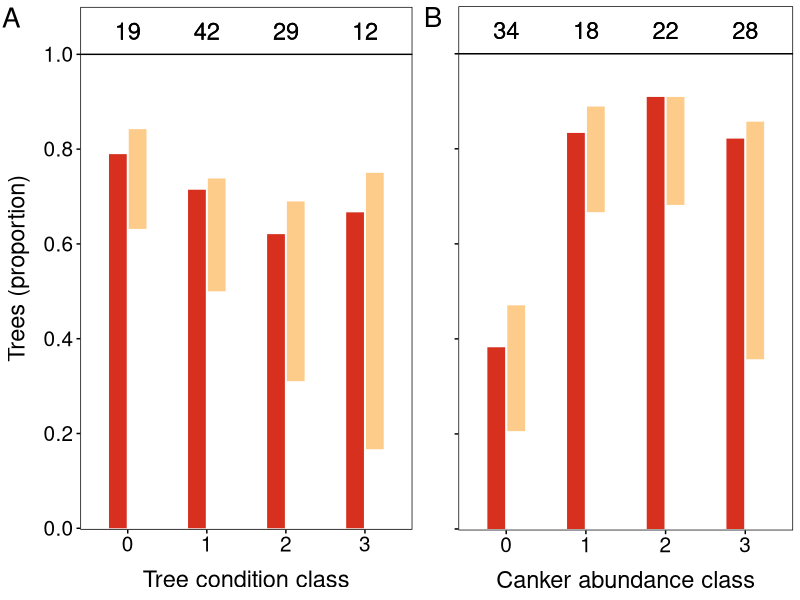
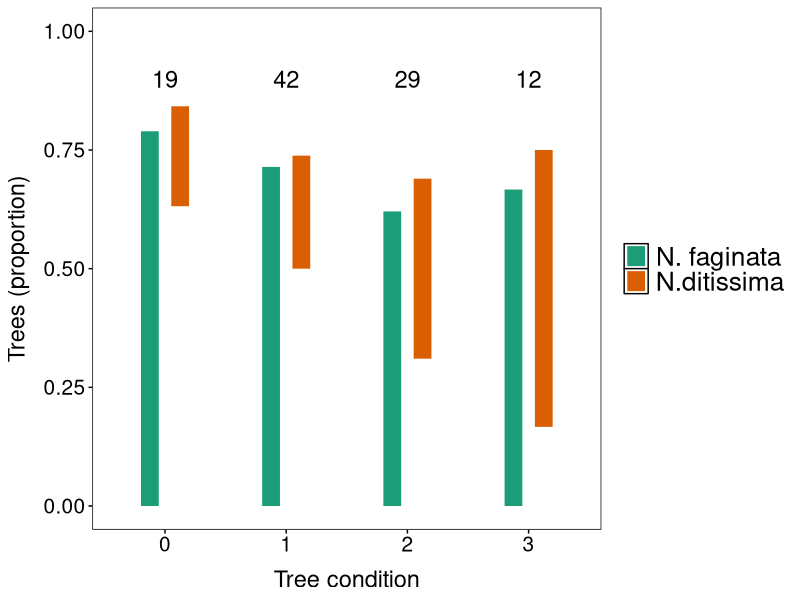
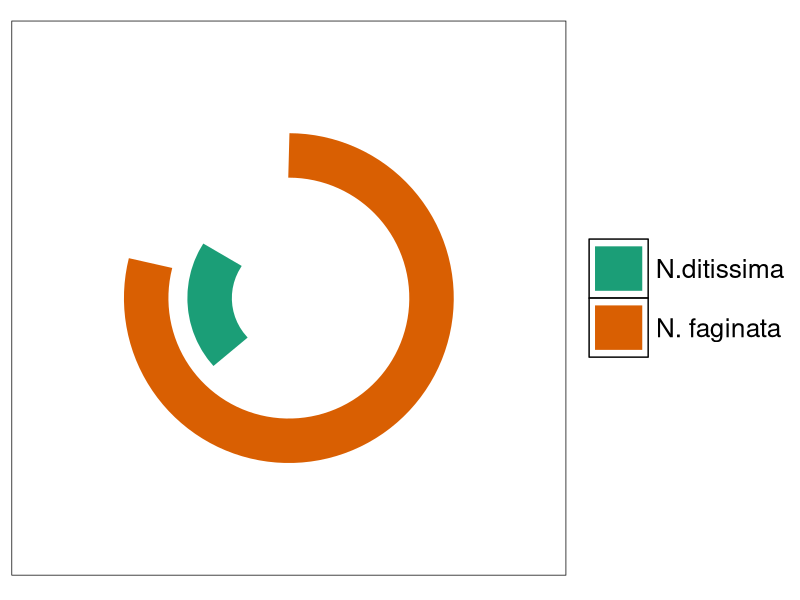

These figures' R source, in order:
library(ggplot2)
require(dplyr)
require(gridExtra)
require(RColorBrewer)
#source("~/ggplot_theme.txt")

#source("~/repo/neonectria_barcoding_012220/sum_trees/read_ASV_dat.LULU_tab.r")

#lt_1K_samps = full_metadata %>%
#filter(total_seqs < 1000) %>%
#dplyr::select("sample")

#Species matrix on Nf and Nd occurence
#Nf_v_Nd.bin.gt1K = Nf_v_Nd.bin %>%
#filter(!sample %in% lt_1K_samps$sample)

#full_metadata.sorted = left_join(
#Nf_v_Nd.bin.gt1K,
#full_metadata,
#by = "sample"
#)

#full_metadata.sorted$occurence = factor(full_metadata.sorted$occurence, levels = c("none", "Nf", "Nd", "both"))

#tree_cond_table = full_metadata.sorted %>% group_by(TreeCond, occurence) %>% summarize(n = n())
#cankers_table = full_metadata.sorted %>% group_by(RaisedCanker, occurence) %>% summarize(n = n())

#dput(tree_cond_table)
#dput(cankers_table)

#############
#GGPLOT THEME
my_gg_theme = theme(panel.background = element_rect(fill='white', colour='black'),
panel.grid.major=element_blank(),
panel.grid.minor= element_blank(),
text=element_text(family="sans"),
axis.text=element_text(size=15, color="black"),
axis.ticks = element_line(color = "black"),
plot.title = element_text(hjust=0, size=20),
axis.title = element_text(size=17),
legend.title = element_blank(),
legend.text = element_text(size = 19),
strip.text = element_text(size = 15),
axis.title.x = element_text(margin = margin(t= 10)),
axis.title.y = element_text(margin = margin(r=10))    )

cbPalette <- c("#999999", "#E69F00", "#56B4E9", "#009E73", "#F0E442", "#0072B2", "#D55E00", "#CC79A7")

cbbPalette <- c("#000000", "#E69F00", "#56B4E9", "#009E73", "#F0E442", "#0072B2", "#D55E00", "#CC79A7")

fancy_scientific <- function(l) {
    # turn in to character string in scientific notation
    l <- format(l, scientific = TRUE)
    #reformat zeros
    l <- gsub("0e\\+00","0",l)
    # quote the part before the exponent to keep all the digits
    l <- gsub("^(.*)e", "'\\1'e", l)
    # turn the 'e+' into plotmath format
    l <- gsub("e", "%*%10^", l)
    # return this as an expression
    parse(text=l)
}
###############################

#####################
#Data
tree_cond_table = structure(list(TreeCond = c(0L, 0L, 0L, 0L, 1L, 1L, 1L, 1L, 2L,
2L, 2L, 2L, 3L, 3L, 3L, 3L), occurence = structure(c(1L, 2L,
3L, 4L, 1L, 2L, 3L, 4L, 1L, 2L, 3L, 4L, 1L, 2L, 3L, 4L), .Label = c("none",
"Nf", "Nd", "both"), class = "factor"), n = c(3L, 12L, 1L, 3L,
11L, 21L, 1L, 9L, 9L, 9L, 2L, 9L, 3L, 2L, 1L, 6L)), row.names = c(NA,
-16L), class = c("grouped_df", "tbl_df", "tbl", "data.frame"), groups = structure(list(
TreeCond = 0:3, .rows = list(1:4, 5:8, 9:12, 13:16)), row.names = c(NA,
-4L), class = c("tbl_df", "tbl", "data.frame"), .drop = TRUE))

cankers_table = structure(list(RaisedCanker = c(0L, 0L, 0L, 0L, 1L, 1L, 1L, 1L,
2L, 2L, 2L, 3L, 3L, 3L, 3L), occurence = structure(c(1L, 2L,
3L, 4L, 1L, 2L, 3L, 4L, 1L, 2L, 4L, 1L, 2L, 3L, 4L), .Label = c("none",
"Nf", "Nd", "both"), class = "factor"), n = c(18L, 7L, 3L, 6L,
2L, 12L, 1L, 3L, 2L, 15L, 5L, 4L, 10L, 1L, 13L)), row.names = c(NA,
-15L), class = c("grouped_df", "tbl_df", "tbl", "data.frame"), groups = structure(list(
RaisedCanker = 0:3, .rows = list(1:4, 5:8, 9:11, 12:15)), row.names = c(NA,
-4L), class = c("tbl_df", "tbl", "data.frame"), .drop = TRUE))
#####################
tree_cond_table %>% group_by(TreeCond) %>% summarize(sum(n))
cankers_table %>% group_by(RaisedCanker) %>% summarize(sum(n))

#Data formatting

#tree cond
tree_cond_table.start_end = data.frame(
    start = vector(mode = "numeric", length = 8),
    end = vector(mode = "numeric", length = 8),
    cond = c(0,0,1,1,2,2,3,3),
    spp = rep(c("Nf", "Nd"), 4),
    stringsAsFactors = F
)

conds = unique(tree_cond_table$TreeCond)

##########
#Start for
for(i in 1:length(conds)){
    temp.tab = tree_cond_table[tree_cond_table$TreeCond == conds[i],]
    
    ###
    #There are no cases in this data where Nd is greater than Nf, but if so these lines would be necessary
    spp = vector(mode = "character", length = 2)
    if(nrow(temp.tab[temp.tab$occurence == "Nd",]) == 0){
        spp = c("Nf", "Nd")
    }else
    if(temp.tab[temp.tab$occurence == "Nf", "n"] > temp.tab[temp.tab$occurence == "Nd", "n"]){
        spp = c("Nf", "Nd")
    }else{
        spp = c("Nd", "Nf")
    }
    ###

    #Calcs for start and end of spp bars
    tree_cond_table.start_end[
        tree_cond_table.start_end$cond == conds[i] & tree_cond_table.start_end$spp == spp[1], "start"
        ] = 0
    
    tree_cond_table.start_end[
        tree_cond_table.start_end$cond == conds[i] & tree_cond_table.start_end$spp == spp[1], "end"
        ] =
        (temp.tab[temp.tab$occurence == spp[1],"n"] + temp.tab[temp.tab$occurence == "both","n"])/sum(temp.tab$n)
    
    tree_cond_table.start_end[
        tree_cond_table.start_end$cond == conds[i] & tree_cond_table.start_end$spp == spp[2], "start"
        ] =
        temp.tab[temp.tab$occurence == spp[1],"n"]/sum(temp.tab$n)
    
    tree_cond_table.start_end[
        tree_cond_table.start_end$cond == conds[i] & tree_cond_table.start_end$spp == spp[2], "end"
        ] =
        (temp.tab[temp.tab$occurence == spp[1],"n"] + temp.tab[temp.tab$occurence == "both","n"] + temp.tab[temp.tab$occurence == spp[2],"n"])/sum(temp.tab$n)
}
##########

treeCond_n = tree_cond_table %>% group_by(TreeCond) %>% summarize(n = sum(n))
colnames(treeCond_n) = c("cond", "n")
tree_cond_table.start_end = full_join(tree_cond_table.start_end, treeCond_n, by = "cond")

tree_cond_table.start_end$spp = factor(tree_cond_table.start_end$spp, levels = c("Nf", "Nd"))


#tree cond
canker_table.start_end = data.frame(
start = vector(mode = "numeric", length = 8),
end = vector(mode = "numeric", length = 8),
cond = c(0,0,1,1,2,2,3,3),
spp = rep(c("Nf", "Nd"), 4),
stringsAsFactors = F
)

conds = unique(cankers_table$RaisedCanker)

##########
#Start for
for(i in 1:length(conds)){
    temp.tab = cankers_table[cankers_table$RaisedCanker == conds[i],]
    
    ###
    #There are no cases in this data where Nd is greater than Nf, but if so these lines would be necessary
    spp = vector(mode = "character", length = 2)
    if(nrow(temp.tab[temp.tab$occurence == "Nd",]) == 0){
        spp = c("Nf", "Nd")
    }else
    if(temp.tab[temp.tab$occurence == "Nf", "n"] > temp.tab[temp.tab$occurence == "Nd", "n"]){
        spp = c("Nf", "Nd")
    }else{
        spp = c("Nd", "Nf")
    }
    ###
    
    #Calcs for start and end of spp bars
    canker_table.start_end[
    canker_table.start_end$cond == conds[i] & canker_table.start_end$spp == spp[1], "start"
    ] = 0
    
    canker_table.start_end[
    canker_table.start_end$cond == conds[i] & canker_table.start_end$spp == spp[1], "end"
    ] =
    (temp.tab[temp.tab$occurence == spp[1],"n"] + temp.tab[temp.tab$occurence == "both","n"])/sum(temp.tab$n)
    
    canker_table.start_end[
    canker_table.start_end$cond == conds[i] & canker_table.start_end$spp == spp[2], "start"
    ] =
    temp.tab[temp.tab$occurence == spp[1],"n"]/sum(temp.tab$n)
    
    if(nrow(temp.tab[temp.tab$occurence == "Nd",]) == 0){
        canker_table.start_end[
        canker_table.start_end$cond == conds[i] & canker_table.start_end$spp == spp[2], "end"
        ] =
        (temp.tab[temp.tab$occurence == spp[1],"n"] + temp.tab[temp.tab$occurence == "both","n"])/sum(temp.tab$n)
    }else{
    canker_table.start_end[
    canker_table.start_end$cond == conds[i] & canker_table.start_end$spp == spp[2], "end"
    ] =
    (temp.tab[temp.tab$occurence == spp[1],"n"] + temp.tab[temp.tab$occurence == "both","n"] + temp.tab[temp.tab$occurence == spp[2],"n"])/sum(temp.tab$n)
    }
}
##########

cankers_n = cankers_table %>% group_by(RaisedCanker) %>% summarize(n = sum(n))
colnames(cankers_n) = c("cond", "n")
canker_table.start_end = full_join(canker_table.start_end, cankers_n, by = "cond")


canker_table.start_end$spp = factor(canker_table.start_end$spp, levels = c("Nf", "Nd"))


####################
#PLOTS

p1 = ggplot(tree_cond_table.start_end, aes(ymin = start, ymax = end, x = as.factor(cond), color = spp, label = n)) +
    geom_linerange(position = position_dodge(width = 0.5), size = 6) +
    scale_y_continuous(limits = c(0,1), breaks = c(0,0.2,0.4,0.6,0.8,1), expand = expansion(mult = c(0.003,0.1))) +
    scale_color_manual(
        values = c("#d7301f", "#fdcc8a"),
        labels = c("Nf" = "N. faginata", "Nd" = "N. ditissima"),
        guide = F
    ) +
    geom_text(y = 1.05, size = 6, color = "black") +
    annotate(geom="segment", x = 0.4, xend = 4.6, y = 1, yend = 1) +
#    annotate(geom = "text", x = c(1,2,3,4), y = rep(1.05, 4), label = treeCond_n$n, size = 6) +
#    coord_cartesian(ylim = c(0,1), clip = "off") +
    labs(x = "Tree condition class", y = "Trees (proportion)", title = "A") +
    my_gg_theme +
    theme(
        plot.title = element_text(hjust = -0.25, margin = margin(b = -20))
    )


p2 = ggplot(canker_table.start_end, aes(ymin = start, ymax = end, x = as.factor(cond), color = spp, label = n)) +
    geom_linerange(position = position_dodge(width = 0.5), size = 6) +
scale_y_continuous(limits = c(0,1), breaks = c(0,0.2,0.4,0.6,0.8,1), expand = expansion(mult = c(0.003,0.1))) +
    scale_color_manual(values = c("#d7301f", "#fdcc8a"), labels = c("Nf" = expression(italic("N. faginata")), "Nd" = expression(italic("N. ditissima"))), guide = F ) +
geom_text(y = 1.05, size = 6, color = "black") +
annotate(geom="segment", x = 0.4, xend = 4.6, y = 1, yend = 1) +
#    annotate(geom = "text", x = c(1,2,3,4), y = rep(1.05, 4), label = treeCond_n$n, size = 6) +
#    coord_cartesian(ylim = c(0,1), clip = "off") +
    labs(x = "Canker abundance class", y = "Trees (proportion)", title = "B") +
    my_gg_theme +
    theme(
        plot.margin = margin(l = 25, t = 5, ,r = 5,b = 5),
        axis.title.y = element_blank(),
        plot.title = element_text(hjust = -0.11, margin = margin(b = -20)),
        axis.text.y = element_blank(),
        legend.text = element_text(hjust = 0)
    )


pdf("offset_bars_tree_cond_cankers.new_x_titles.pdf", width = 8, height = 4)
grid.arrange(p1, p2, widths = c(0.525, 0.475) )
dev.off()









####################
#Example plots

pdf("offset_bars_tree_condition.pdf", height = 6, width = 8)
ggplot(tree_cond_table.start_end, aes(ymin = start, ymax = end, x = as.factor(cond), color = spp)) +
geom_linerange(position = position_dodge(width = 0.5), size = 6) +
scale_y_continuous(limits = c(0,1)) +
scale_color_brewer(palette = "Dark2", labels = c("Nf" = "N. faginata", "Nd" = "N.ditissima")) +
annotate(geom = "text", x = c(1,2,3,4), y = rep(0.9, 4), label = treeCond_n$n, size = 6) +
labs(x = "Tree condition", y = "Trees (proportion)") +
my_gg_theme
dev.off()

tree_cond_table.start_end$spp = factor(tree_cond_table.start_end$spp, levels = c("Nd", "Nf"))

pdf("offset_circles.pdf")
ggplot(tree_cond_table.start_end %>% filter(cond == 0), aes(xmin = start, xmax = end, y = spp, color = spp)) +
geom_linerange(position = position_dodge(width = 2.5), size = 15) +
scale_x_continuous(limits = c(0,1)) +
scale_color_brewer(palette = "Dark2", labels = c("Nf" = "N. faginata", "Nd" = "N.ditissima")) +
#annotate(geom = "text", x = c(1,2,3,4), y = rep(0.9, 4), label = treeCond_n$n, size = 5) +
coord_polar() +
my_gg_theme +
theme(
axis.title.x = element_blank(),
axis.title.y = element_blank(),
axis.text = element_blank(),
axis.ticks = element_blank()
)
dev.off()

















